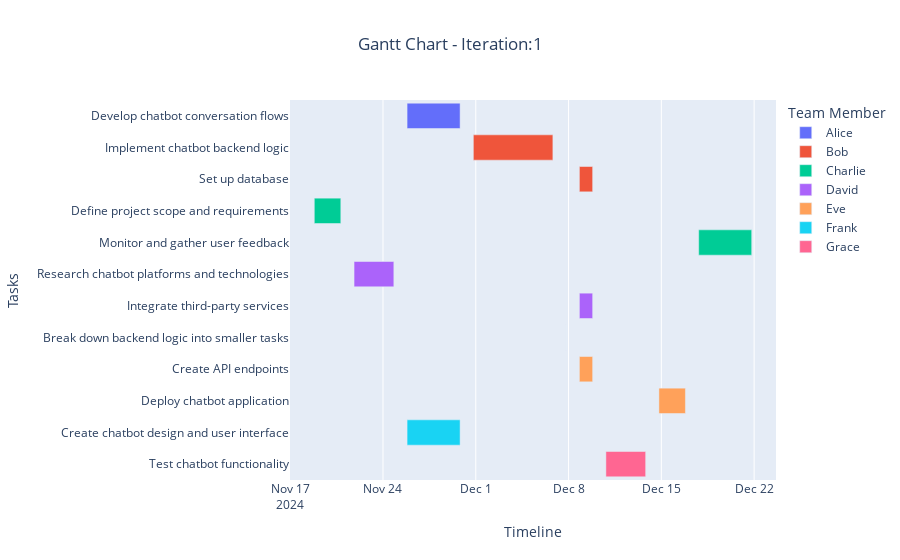
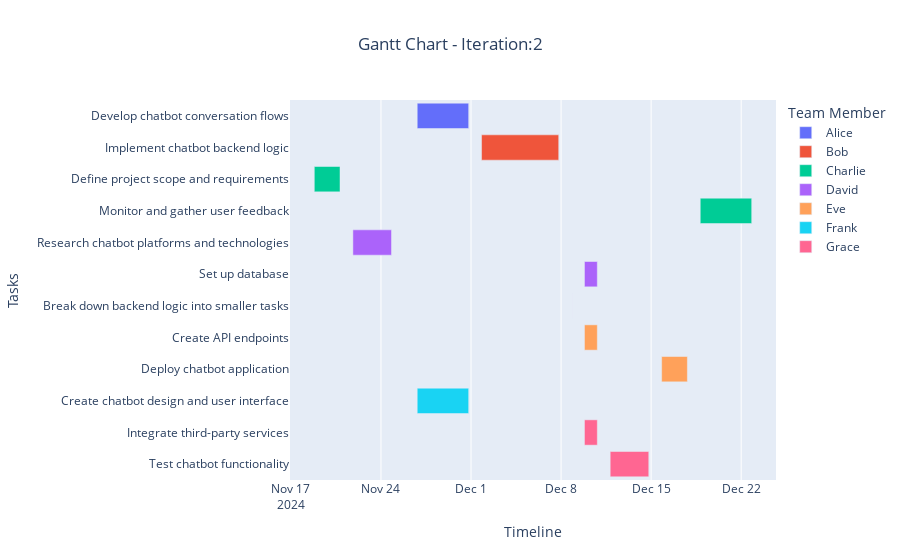
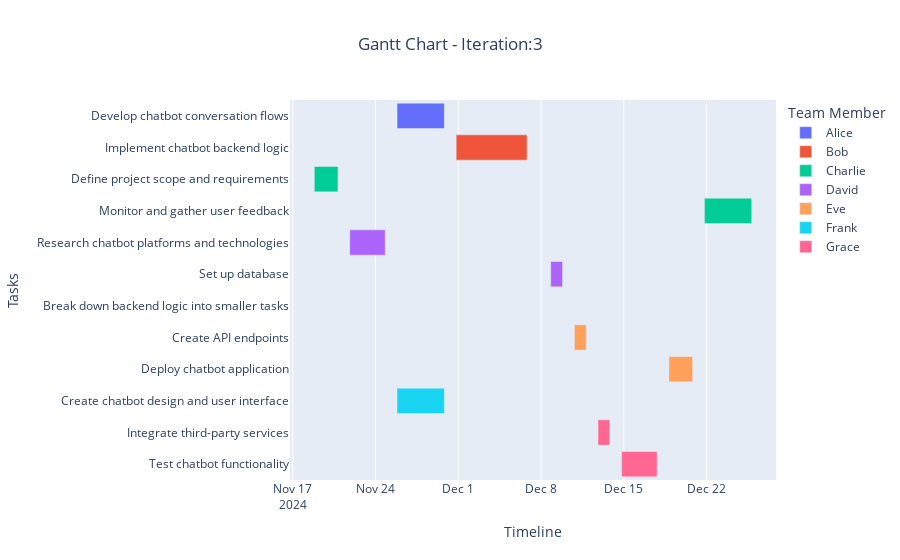

Notebook cell for these charts, in order:
### Code cell
# Visalize Project timeline
number_of_iterations = final_state['iteration_number']

for i in range(number_of_iterations):
    ## Tasks schedule
    task_schedules = final_state['schedule_iteration'][i].schedule

    t = []
    # Iterate over the task_schedules and append each task's data to the DataFrame
    for task_schedule in task_schedules:
        t.append([
            task_schedule.task.task_name,
            task_schedule.start_day,
            task_schedule.end_day
        ])

    df_schedule = pd.DataFrame(t,columns=['task_name', 'start', 'end'])

    ## Tasks allocation
    task_allocations = final_state['task_allocations_iteration'][i].task_allocations

    t = []
    # Iterate over the task_schedules and append each task's data to the DataFrame
    for task_allocation in task_allocations:
        t.append([
            task_allocation.task.task_name,
            task_allocation.team_member.name
        ])

    df_allocation = pd.DataFrame(t,columns=['task_name', 'team_member'])

    df = df_allocation.merge(df_schedule, on='task_name')

    import plotly.express as px

    from datetime import datetime, timedelta
    # Get the current date
    current_date = datetime.today()

    # Convert start and end offsets to actual dates
    df['start'] = df['start'].apply(lambda x: current_date + timedelta(days=x))
    df['end'] = df['end'].apply(lambda x: current_date + timedelta(days=x))

    df.rename(columns={'team_member': 'Team Member'}, inplace=True)
    df.sort_values(by='Team Member', inplace=True)
    # Create a Gantt chart
    fig = px.timeline(df, x_start="start", x_end="end", y="task_name", color="Team Member", title=f"Gantt Chart - Iteration:{i+1} ")

    # Update layout for better visualization
    fig.update_layout(
        xaxis_title="Timeline",
        yaxis_title="Tasks",
        yaxis=dict(autorange="reversed"),  # Reverse the y-axis to have tasks in the vertical side
        title_x=0.5
    )

    # Show the plot
    fig.show()

### Figure 1 — Plotly figure (JSON) as saved in the notebook; plotly's stock layout.template omitted (floating-point values rounded to 4 significant figures)
{"data": [{"alignmentgroup": "True", "base": ["2024-11-25T19:37:32.468245"], "hovertemplate": "Team Member=Alice<br>start=%{base}<br>end=%{x}<br>task_name=%{y}<extra></extra>", "legendgroup": "Alice", "marker": {"color": "#636efa", "pattern": {"shape": ""}}, "name": "Alice", "offsetgroup": "Alice", "orientation": "h", "showlegend": true, "textposition": "auto", "type": "bar", "x": [345600000], "xaxis": "x", "y": ["Develop chatbot conversation flows"], "yaxis": "y"}, {"alignmentgroup": "True", "base": ["2024-11-30T19:37:32.468245", "2024-12-08T19:37:32.468245"], "hovertemplate": "Team Member=Bob<br>start=%{base}<br>end=%{x}<br>task_name=%{y}<extra></extra>", "legendgroup": "Bob", "marker": {"color": "#EF553B", "pattern": {"shape": ""}}, "name": "Bob", "offsetgroup": "Bob", "orientation": "h", "showlegend": true, "textposition": "auto", "type": "bar", "x": [518400000, 86400000], "xaxis": "x", "y": ["Implement chatbot backend logic", "Set up database"], "yaxis": "y"}, {"alignmentgroup": "True", "base": ["2024-11-18T19:37:32.468245", "2024-12-17T19:37:32.468245"], "hovertemplate": "Team Member=Charlie<br>start=%{base}<br>end=%{x}<br>task_name=%{y}<extra></extra>", "legendgroup": "Charlie", "marker": {"color": "#00cc96", "pattern": {"shape": ""}}, "name": "Charlie", "offsetgroup": "Charlie", "orientation": "h", "showlegend": true, "textposition": "auto", "type": "bar", "x": [172800000, 345600000], "xaxis": "x", "y": ["Define project scope and requirements", "Monitor and gather user feedback"], "yaxis": "y"}, {"alignmentgroup": "True", "base": ["2024-11-21T19:37:32.468245", "2024-12-08T19:37:32.468245"], "hovertemplate": "Team Member=David<br>start=%{base}<br>end=%{x}<br>task_name=%{y}<extra></extra>", "legendgroup": "David", "marker": {"color": "#ab63fa", "pattern": {"shape": ""}}, "name": "David", "offsetgroup": "David", "orientation": "h", "showlegend": true, "textposition": "auto", "type": "bar", "x": [259200000, 86400000], "xaxis": "x", "y": ["Research chatbot platforms and technologies", "Integrate third-party services"], "yaxis": "y"}, {"alignmentgroup": "True", "base": ["2024-12-07T19:37:32.468245", "2024-12-08T19:37:32.468245", "2024-12-14T19:37:32.468245"], "hovertemplate": "Team Member=Eve<br>start=%{base}<br>end=%{x}<br>task_name=%{y}<extra></extra>", "legendgroup": "Eve", "marker": {"color": "#FFA15A", "pattern": {"shape": ""}}, "name": "Eve", "offsetgroup": "Eve", "orientation": "h", "showlegend": true, "textposition": "auto", "type": "bar", "x": [0, 86400000, 172800000], "xaxis": "x", "y": ["Break down backend logic into smaller tasks", "Create API endpoints", "Deploy chatbot application"], "yaxis": "y"}, {"alignmentgroup": "True", "base": ["2024-11-25T19:37:32.468245"], "hovertemplate": "Team Member=Frank<br>start=%{base}<br>end=%{x}<br>task_name=%{y}<extra></extra>", "legendgroup": "Frank", "marker": {"color": "#19d3f3", "pattern": {"shape": ""}}, "name": "Frank", "offsetgroup": "Frank", "orientation": "h", "showlegend": true, "textposition": "auto", "type": "bar", "x": [345600000], "xaxis": "x", "y": ["Create chatbot design and user interface"], "yaxis": "y"}, {"alignmentgroup": "True", "base": ["2024-12-10T19:37:32.468245"], "hovertemplate": "Team Member=Grace<br>start=%{base}<br>end=%{x}<br>task_name=%{y}<extra></extra>", "legendgroup": "Grace", "marker": {"color": "#FF6692", "pattern": {"shape": ""}}, "name": "Grace", "offsetgroup": "Grace", "orientation": "h", "showlegend": true, "textposition": "auto", "type": "bar", "x": [259200000], "xaxis": "x", "y": ["Test chatbot functionality"], "yaxis": "y"}], "layout": {"barmode": "overlay", "legend": {"title": {"text": "Team Member"}, "tracegroupgap": 0}, "title": {"text": "Gantt Chart - Iteration:1 ", "x": 0.5}, "xaxis": {"anchor": "y", "domain": [0, 1], "title": {"text": "Timeline"}, "type": "date"}, "yaxis": {"anchor": "x", "autorange": "reversed", "domain": [0, 1], "title": {"text": "Tasks"}}}}

### Figure 2 — Plotly figure (JSON) as saved in the notebook; plotly's stock layout.template omitted (floating-point values rounded to 4 significant figures)
{"data": [{"alignmentgroup": "True", "base": ["2024-11-26T19:37:33.494361"], "hovertemplate": "Team Member=Alice<br>start=%{base}<br>end=%{x}<br>task_name=%{y}<extra></extra>", "legendgroup": "Alice", "marker": {"color": "#636efa", "pattern": {"shape": ""}}, "name": "Alice", "offsetgroup": "Alice", "orientation": "h", "showlegend": true, "textposition": "auto", "type": "bar", "x": [345600000], "xaxis": "x", "y": ["Develop chatbot conversation flows"], "yaxis": "y"}, {"alignmentgroup": "True", "base": ["2024-12-01T19:37:33.494361"], "hovertemplate": "Team Member=Bob<br>start=%{base}<br>end=%{x}<br>task_name=%{y}<extra></extra>", "legendgroup": "Bob", "marker": {"color": "#EF553B", "pattern": {"shape": ""}}, "name": "Bob", "offsetgroup": "Bob", "orientation": "h", "showlegend": true, "textposition": "auto", "type": "bar", "x": [518400000], "xaxis": "x", "y": ["Implement chatbot backend logic"], "yaxis": "y"}, {"alignmentgroup": "True", "base": ["2024-11-18T19:37:33.494361", "2024-12-18T19:37:33.494361"], "hovertemplate": "Team Member=Charlie<br>start=%{base}<br>end=%{x}<br>task_name=%{y}<extra></extra>", "legendgroup": "Charlie", "marker": {"color": "#00cc96", "pattern": {"shape": ""}}, "name": "Charlie", "offsetgroup": "Charlie", "orientation": "h", "showlegend": true, "textposition": "auto", "type": "bar", "x": [172800000, 345600000], "xaxis": "x", "y": ["Define project scope and requirements", "Monitor and gather user feedback"], "yaxis": "y"}, {"alignmentgroup": "True", "base": ["2024-11-21T19:37:33.494361", "2024-12-09T19:37:33.494361"], "hovertemplate": "Team Member=David<br>start=%{base}<br>end=%{x}<br>task_name=%{y}<extra></extra>", "legendgroup": "David", "marker": {"color": "#ab63fa", "pattern": {"shape": ""}}, "name": "David", "offsetgroup": "David", "orientation": "h", "showlegend": true, "textposition": "auto", "type": "bar", "x": [259200000, 86400000], "xaxis": "x", "y": ["Research chatbot platforms and technologies", "Set up database"], "yaxis": "y"}, {"alignmentgroup": "True", "base": ["2024-12-08T19:37:33.494361", "2024-12-09T19:37:33.494361", "2024-12-15T19:37:33.494361"], "hovertemplate": "Team Member=Eve<br>start=%{base}<br>end=%{x}<br>task_name=%{y}<extra></extra>", "legendgroup": "Eve", "marker": {"color": "#FFA15A", "pattern": {"shape": ""}}, "name": "Eve", "offsetgroup": "Eve", "orientation": "h", "showlegend": true, "textposition": "auto", "type": "bar", "x": [0, 86400000, 172800000], "xaxis": "x", "y": ["Break down backend logic into smaller tasks", "Create API endpoints", "Deploy chatbot application"], "yaxis": "y"}, {"alignmentgroup": "True", "base": ["2024-11-26T19:37:33.494361"], "hovertemplate": "Team Member=Frank<br>start=%{base}<br>end=%{x}<br>task_name=%{y}<extra></extra>", "legendgroup": "Frank", "marker": {"color": "#19d3f3", "pattern": {"shape": ""}}, "name": "Frank", "offsetgroup": "Frank", "orientation": "h", "showlegend": true, "textposition": "auto", "type": "bar", "x": [345600000], "xaxis": "x", "y": ["Create chatbot design and user interface"], "yaxis": "y"}, {"alignmentgroup": "True", "base": ["2024-12-09T19:37:33.494361", "2024-12-11T19:37:33.494361"], "hovertemplate": "Team Member=Grace<br>start=%{base}<br>end=%{x}<br>task_name=%{y}<extra></extra>", "legendgroup": "Grace", "marker": {"color": "#FF6692", "pattern": {"shape": ""}}, "name": "Grace", "offsetgroup": "Grace", "orientation": "h", "showlegend": true, "textposition": "auto", "type": "bar", "x": [86400000, 259200000], "xaxis": "x", "y": ["Integrate third-party services", "Test chatbot functionality"], "yaxis": "y"}], "layout": {"barmode": "overlay", "legend": {"title": {"text": "Team Member"}, "tracegroupgap": 0}, "title": {"text": "Gantt Chart - Iteration:2 ", "x": 0.5}, "xaxis": {"anchor": "y", "domain": [0, 1], "title": {"text": "Timeline"}, "type": "date"}, "yaxis": {"anchor": "x", "autorange": "reversed", "domain": [0, 1], "title": {"text": "Tasks"}}}}

### Figure 3 — Plotly figure (JSON) as saved in the notebook; plotly's stock layout.template omitted (floating-point values rounded to 4 significant figures)
{"data": [{"alignmentgroup": "True", "base": ["2024-11-25T19:37:33.575155"], "hovertemplate": "Team Member=Alice<br>start=%{base}<br>end=%{x}<br>task_name=%{y}<extra></extra>", "legendgroup": "Alice", "marker": {"color": "#636efa", "pattern": {"shape": ""}}, "name": "Alice", "offsetgroup": "Alice", "orientation": "h", "showlegend": true, "textposition": "auto", "type": "bar", "x": [345600000], "xaxis": "x", "y": ["Develop chatbot conversation flows"], "yaxis": "y"}, {"alignmentgroup": "True", "base": ["2024-11-30T19:37:33.575155"], "hovertemplate": "Team Member=Bob<br>start=%{base}<br>end=%{x}<br>task_name=%{y}<extra></extra>", "legendgroup": "Bob", "marker": {"color": "#EF553B", "pattern": {"shape": ""}}, "name": "Bob", "offsetgroup": "Bob", "orientation": "h", "showlegend": true, "textposition": "auto", "type": "bar", "x": [518400000], "xaxis": "x", "y": ["Implement chatbot backend logic"], "yaxis": "y"}, {"alignmentgroup": "True", "base": ["2024-11-18T19:37:33.575155", "2024-12-21T19:37:33.575155"], "hovertemplate": "Team Member=Charlie<br>start=%{base}<br>end=%{x}<br>task_name=%{y}<extra></extra>", "legendgroup": "Charlie", "marker": {"color": "#00cc96", "pattern": {"shape": ""}}, "name": "Charlie", "offsetgroup": "Charlie", "orientation": "h", "showlegend": true, "textposition": "auto", "type": "bar", "x": [172800000, 345600000], "xaxis": "x", "y": ["Define project scope and requirements", "Monitor and gather user feedback"], "yaxis": "y"}, {"alignmentgroup": "True", "base": ["2024-11-21T19:37:33.575155", "2024-12-08T19:37:33.575155"], "hovertemplate": "Team Member=David<br>start=%{base}<br>end=%{x}<br>task_name=%{y}<extra></extra>", "legendgroup": "David", "marker": {"color": "#ab63fa", "pattern": {"shape": ""}}, "name": "David", "offsetgroup": "David", "orientation": "h", "showlegend": true, "textposition": "auto", "type": "bar", "x": [259200000, 86400000], "xaxis": "x", "y": ["Research chatbot platforms and technologies", "Set up database"], "yaxis": "y"}, {"alignmentgroup": "True", "base": ["2024-12-07T19:37:33.575155", "2024-12-10T19:37:33.575155", "2024-12-18T19:37:33.575155"], "hovertemplate": "Team Member=Eve<br>start=%{base}<br>end=%{x}<br>task_name=%{y}<extra></extra>", "legendgroup": "Eve", "marker": {"color": "#FFA15A", "pattern": {"shape": ""}}, "name": "Eve", "offsetgroup": "Eve", "orientation": "h", "showlegend": true, "textposition": "auto", "type": "bar", "x": [0, 86400000, 172800000], "xaxis": "x", "y": ["Break down backend logic into smaller tasks", "Create API endpoints", "Deploy chatbot application"], "yaxis": "y"}, {"alignmentgroup": "True", "base": ["2024-11-25T19:37:33.575155"], "hovertemplate": "Team Member=Frank<br>start=%{base}<br>end=%{x}<br>task_name=%{y}<extra></extra>", "legendgroup": "Frank", "marker": {"color": "#19d3f3", "pattern": {"shape": ""}}, "name": "Frank", "offsetgroup": "Frank", "orientation": "h", "showlegend": true, "textposition": "auto", "type": "bar", "x": [345600000], "xaxis": "x", "y": ["Create chatbot design and user interface"], "yaxis": "y"}, {"alignmentgroup": "True", "base": ["2024-12-12T19:37:33.575155", "2024-12-14T19:37:33.575155"], "hovertemplate": "Team Member=Grace<br>start=%{base}<br>end=%{x}<br>task_name=%{y}<extra></extra>", "legendgroup": "Grace", "marker": {"color": "#FF6692", "pattern": {"shape": ""}}, "name": "Grace", "offsetgroup": "Grace", "orientation": "h", "showlegend": true, "textposition": "auto", "type": "bar", "x": [86400000, 259200000], "xaxis": "x", "y": ["Integrate third-party services", "Test chatbot functionality"], "yaxis": "y"}], "layout": {"barmode": "overlay", "legend": {"title": {"text": "Team Member"}, "tracegroupgap": 0}, "title": {"text": "Gantt Chart - Iteration:3 ", "x": 0.5}, "xaxis": {"anchor": "y", "domain": [0, 1], "title": {"text": "Timeline"}, "type": "date"}, "yaxis": {"anchor": "x", "autorange": "reversed", "domain": [0, 1], "title": {"text": "Tasks"}}}}
